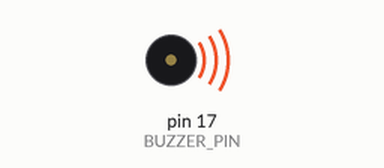
Simulated run of this sketch. Board: Arduino Uno, built with avr-gcc and run on an emulated ATmega328P. Parts: buzzer (waves = sounding).

Above: at 0.15 s.
At 19.8 s:
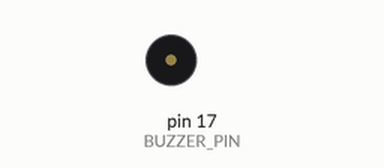
Timing chart, 0 to 21.3 s (numbered marks = the images above):
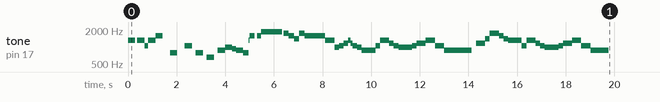

Measured:
- by itself, tone on pin 17 (BUZZER_PIN): plays 1318 Hz for 0.30 s, 1318 Hz for 0.30 s, 1046 Hz for 0.15 s, 1318 Hz for 0.30 s, 1567 Hz for 0.30 s, 783 Hz for 0.30 s … (58 notes in this stretch)

The sketch:

test_buzzer.ino
```cpp
#include <NonBlockingRtttl.h>

//project's contants
#define BUZZER_PIN 17
const char * tetris = "tetris:d=4,o=5,b=160:e6,8b,8c6,8d6,16e6,16d6,8c6,8b,a,8a,8c6,e6,8d6,8c6,b,8b,8c6,d6,e6,c6,a,2a,8p,d6,8f6,a6,8g6,8f6,e6,8e6,8c6,e6,8d6,8c6,b,8b,8c6,d6,e6,c6,a,a";
const char * arkanoid = "Arkanoid:d=4,o=5,b=140:8g6,16p,16g.6,2a#6,32p,8a6,8g6,8f6,8a6,2g6";
const char * mario = "mario:d=4,o=5,b=100:16e6,16e6,32p,8e6,16c6,8e6,8g6,8p,8g,8p,8c6,16p,8g,16p,8e,16p,8a,8b,16a#,8a,16g.,16e6,16g6,8a6,16f6,8g6,8e6,16c6,16d6,8b,16p,8c6,16p,8g,16p,8e,16p,8a,8b,16a#,8a,16g.,16e6,16g6,8a6,16f6,8g6,8e6,16c6,16d6,8b,8p,16g6,16f#6,16f6,16d#6,16p,16e6,16p,16g#,16a,16c6,16p,16a,16c6,16d6,8p,16g6,16f#6,16f6,16d#6,16p,16e6,16p,16c7,16p,16c7,16c7,p,16g6,16f#6,16f6,16d#6,16p,16e6,16p,16g#,16a,16c6,16p,16a,16c6,16d6,8p,16d#6,8p,16d6,8p,16c6";
byte songIndex = 0; //which song to play when the previous one finishes

void setup() {
  pinMode(BUZZER_PIN, OUTPUT);

  Serial.begin(115200);
  Serial.println();
}

void loop() {
  if ( !rtttl::isPlaying() )
  {
    if (songIndex == 0)
    {
      rtttl::begin(BUZZER_PIN, mario);
      songIndex++; //ready for next song

      //play for 5 sec then stop.
      //note: this is a blocking code section
      //used to demonstrate the use of stop()
      unsigned long start = millis();
      while( millis() - start < 5000 )
      {
        rtttl::play();
      }
      rtttl::stop();

    }
    else if (songIndex == 1)
    {
      rtttl::begin(BUZZER_PIN, arkanoid);
      songIndex++; //ready for next song
    }
    else if (songIndex == 2)
    {
      rtttl::begin(BUZZER_PIN, tetris);
      songIndex++; //ready for next song
    }
  }
  else
  {
    rtttl::play();
  }
}
```
